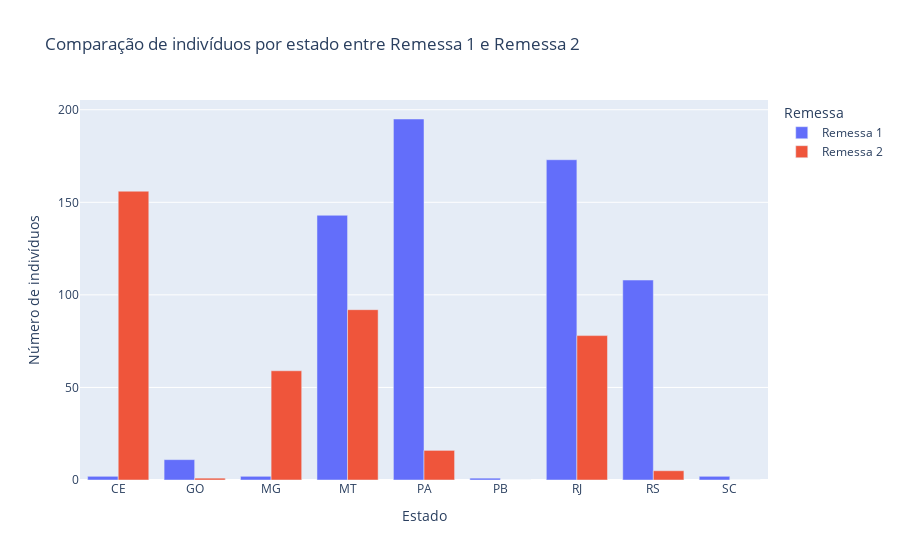

The notebook cell this image was saved under:
### Code cell
#numero de individuos por estado e remessa

remessa1 = df.loc[df['Onda_1_ate_nov2020_Onda_2_entre_nov_2020_e_dez2021'] == 1]
remessa2 = df.loc[df['Onda_1_ate_nov2020_Onda_2_entre_nov_2020_e_dez2021'] == 2]


contagem_remessa1 = remessa1['UF_COLETA'].value_counts().sort_index()
contagem_remessa2 = remessa2['UF_COLETA'].value_counts().sort_index()

contagens = pd.DataFrame({
    'Estado': contagem_remessa1.index.union(contagem_remessa2.index),
    'Remessa 1': contagem_remessa1.reindex(contagem_remessa1.index.union(contagem_remessa2.index), fill_value=0).values,
    'Remessa 2': contagem_remessa2.reindex(contagem_remessa1.index.union(contagem_remessa2.index), fill_value=0).values
})

fig = px.bar(contagens.melt(id_vars='Estado', value_vars=['Remessa 1', 'Remessa 2']),
             x='Estado',
             y='value',
             color='variable',
             barmode='group',
             title='Comparação de indivíduos por estado entre Remessa 1 e Remessa 2',
             labels={'value': 'Número de indivíduos', 'variable': 'Remessa'})

pio.write_html(fig, 'distribuicao_dos_ind_por_estado_remessas.html')
fig.show()

### Figure 1 — Plotly figure (JSON) as saved in the notebook; plotly's stock layout.template omitted (floating-point values rounded to 4 significant figures)
{"data": [{"alignmentgroup": "True", "hovertemplate": "Remessa=Remessa 1<br>Estado=%{x}<br>Número de indivíduos=%{y}<extra></extra>", "legendgroup": "Remessa 1", "marker": {"color": "#636efa", "pattern": {"shape": ""}}, "name": "Remessa 1", "offsetgroup": "Remessa 1", "orientation": "v", "showlegend": true, "textposition": "auto", "type": "bar", "x": ["CE", "GO", "MG", "MT", "PA", "PB", "RJ", "RS", "SC"], "xaxis": "x", "y": [2, 11, 2, 143, 195, 1, 173, 108, 2], "yaxis": "y"}, {"alignmentgroup": "True", "hovertemplate": "Remessa=Remessa 2<br>Estado=%{x}<br>Número de indivíduos=%{y}<extra></extra>", "legendgroup": "Remessa 2", "marker": {"color": "#EF553B", "pattern": {"shape": ""}}, "name": "Remessa 2", "offsetgroup": "Remessa 2", "orientation": "v", "showlegend": true, "textposition": "auto", "type": "bar", "x": ["CE", "GO", "MG", "MT", "PA", "PB", "RJ", "RS", "SC"], "xaxis": "x", "y": [156, 1, 59, 92, 16, 0, 78, 5, 0], "yaxis": "y"}], "layout": {"barmode": "group", "legend": {"title": {"text": "Remessa"}, "tracegroupgap": 0}, "title": {"text": "Comparação de indivíduos por estado entre Remessa 1 e Remessa 2"}, "xaxis": {"anchor": "y", "domain": [0, 1], "title": {"text": "Estado"}}, "yaxis": {"anchor": "x", "domain": [0, 1], "title": {"text": "Número de indivíduos"}}}}
